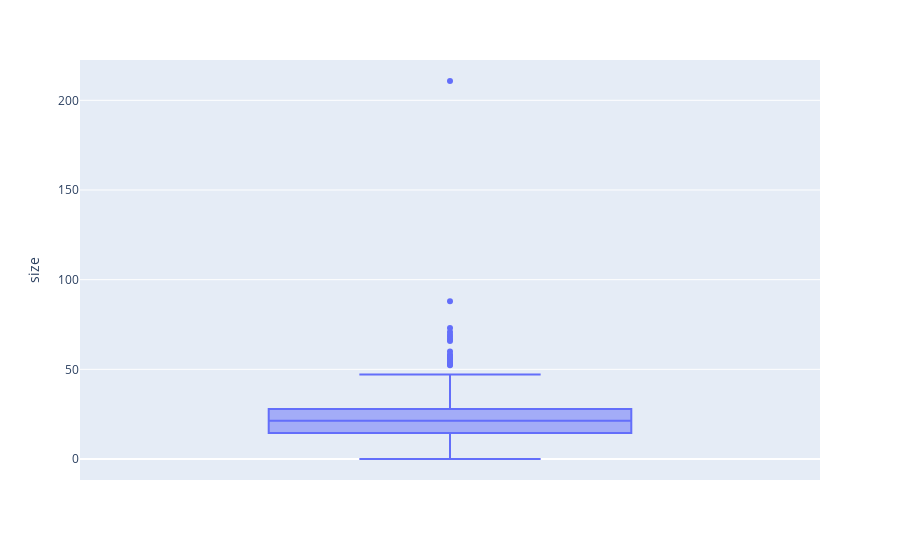

The cell this chart's notebook holds for it:
### Code cell
tmp_gb = data.groupby("sample")["size"].sum().reset_index()
px.box(tmp_gb, y="size")

### Figure 1 — Plotly figure (JSON) as saved in the notebook; plotly's stock layout.template omitted (floating-point values rounded to 4 significant figures; data arrays with more than 128 entries replaced by an {"elided": "..."} marker saying what was removed)
{"data": [{"alignmentgroup": "True", "hovertemplate": "size=%{y}<extra></extra>", "legendgroup": "", "marker": {"color": "#636efa"}, "name": "", "notched": false, "offsetgroup": "", "orientation": "v", "showlegend": false, "type": "box", "x0": " ", "xaxis": "x", "y": {"elided": "350 float values"}, "y0": " ", "yaxis": "y"}], "layout": {"boxmode": "group", "legend": {"tracegroupgap": 0}, "margin": {"t": 60}, "xaxis": {"anchor": "y", "domain": [0, 1]}, "yaxis": {"anchor": "x", "domain": [0, 1], "title": {"text": "size"}}}}
